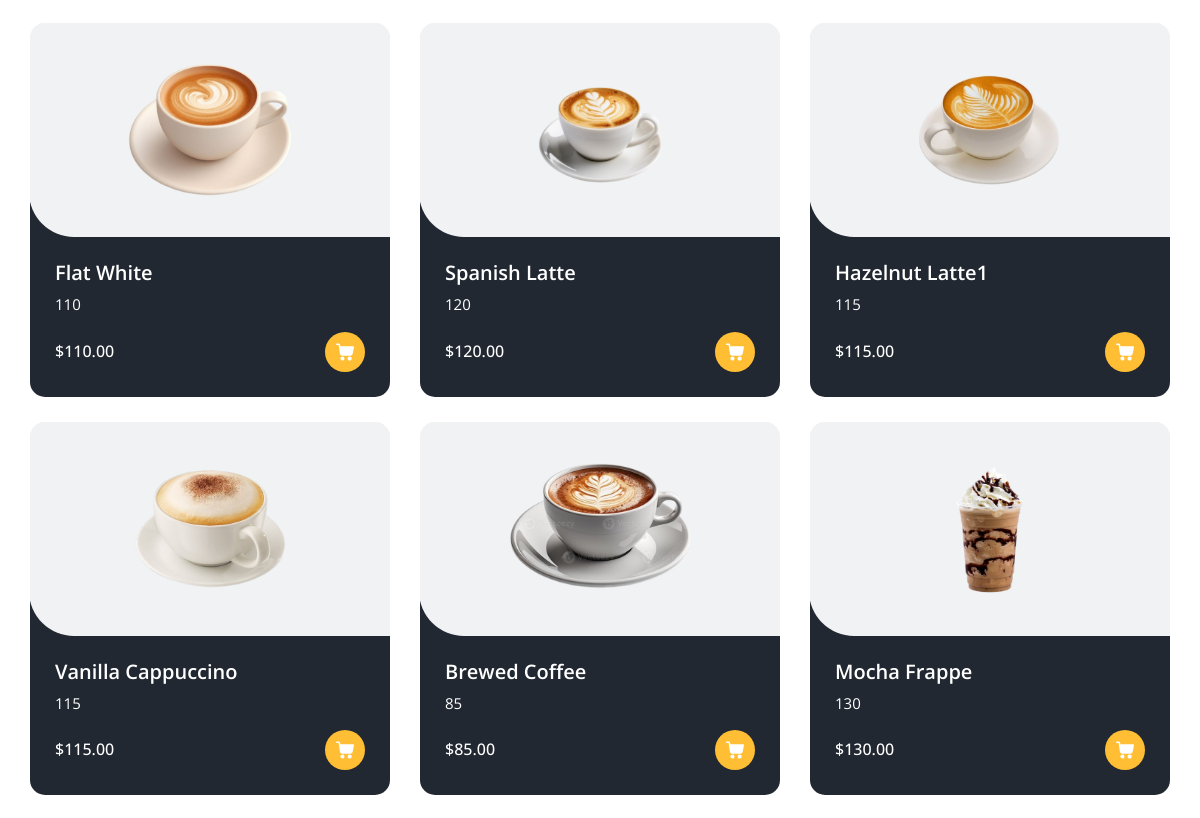
/menu/ (middle part), run on an earlier commit of the app's database.
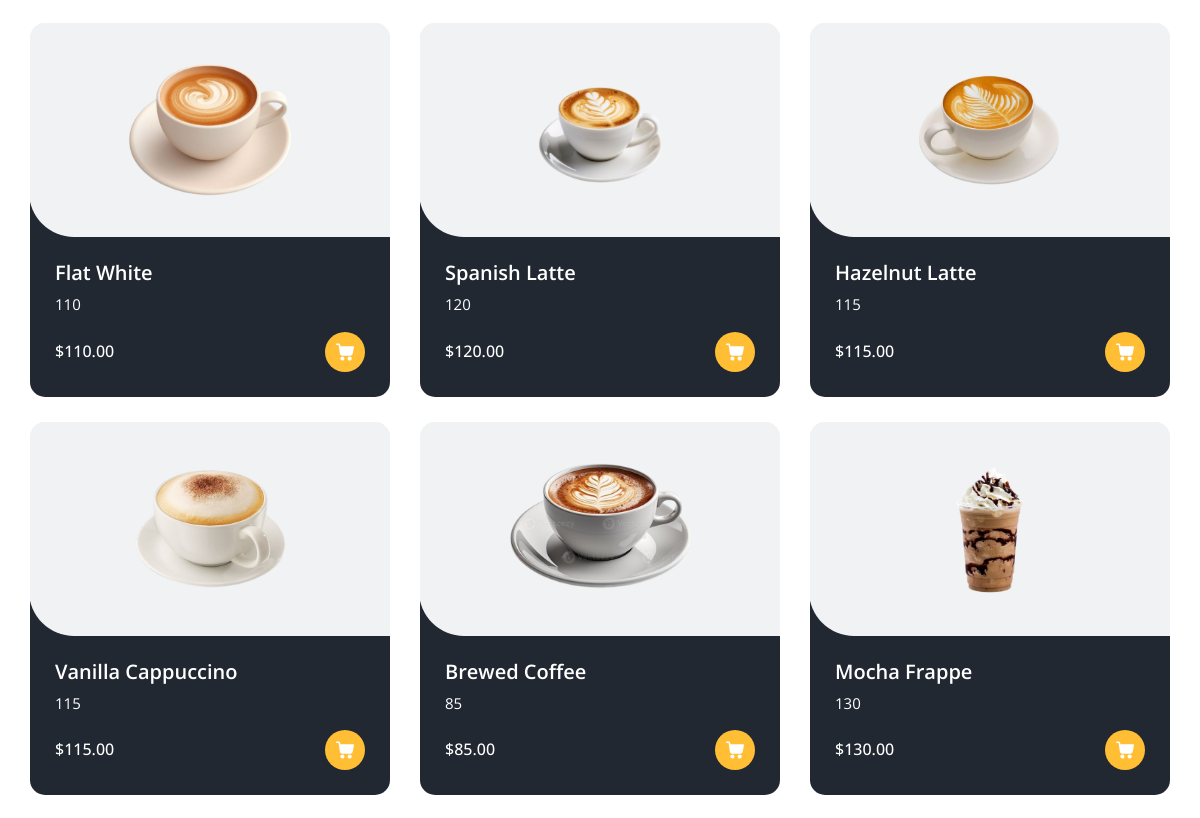
And on a later commit of the database.
### Base_App/models.py (models this page shows, shortened)
class Items(models.Model):
    Item_name = models.CharField(max_length=40)
    description = models.TextField(blank=False)
    Category = models.ForeignKey(ItemList, related_name='items', on_delete=models.CASCADE, default=get_default_category)
    Price = models.DecimalField(max_digits=10, decimal_places=2)
    Image = models.ImageField(upload_to='items/')

### Base_App/views.py (the view)
# urls.py: path('menu/', views.Menu, name='Menu'),
def Menu(request):
    items = Items.objects.all()
    item_list = ItemList.objects.all()
    for item in items:
        print(f"Item: {item.Item_name}, Image: {item.Image}")  # Use the correct attribute names
    return render(request, 'menu.html', {'items': items, 'list': item_list})

### Base_App/models.py (called while the page is built)
    def __str__(self):
        return self.Category_name

### Template/menu.html (shortened to what this page needs)
{% extends "base.html" %}
{% block class %}class="sub_page"{% endblock class %}
{% load static %}
{% block main %}
  <section class="food_section layout_padding-bottom">
    <div class="container">
      <div class="filters-content">
        <div class="row grid">
          {% for j in items %}
          <div class="col-sm-6 col-lg-4 all {{ j.Category}}">
              <div class="box">
                  <div>
                      <div class="img-box">
                          <img src="/media/{{ j.Image }}" alt="{{ j.Item_name }}">
                      </div>
                      <div class="detail-box">
                          <h5>{{ j.Item_name }}</h5>
                          <p>{{ j.description }}</p>
                          <div class="options">
                              <h6>${{ j.Price }}</h6>
                    <a href="{% url 'add_to_cart' j.id %}">
                    </a>
                  </div>
                </div>
              </div>
            </div>
          </div>
          {% endfor %}
        </div>
      </div>
    </div>
  </section>
{% endblock main %}

What changed in the data, as far as the page shows it:
changed Items: Item_name "Hazelnut Latte1" → "Hazelnut Latte"
